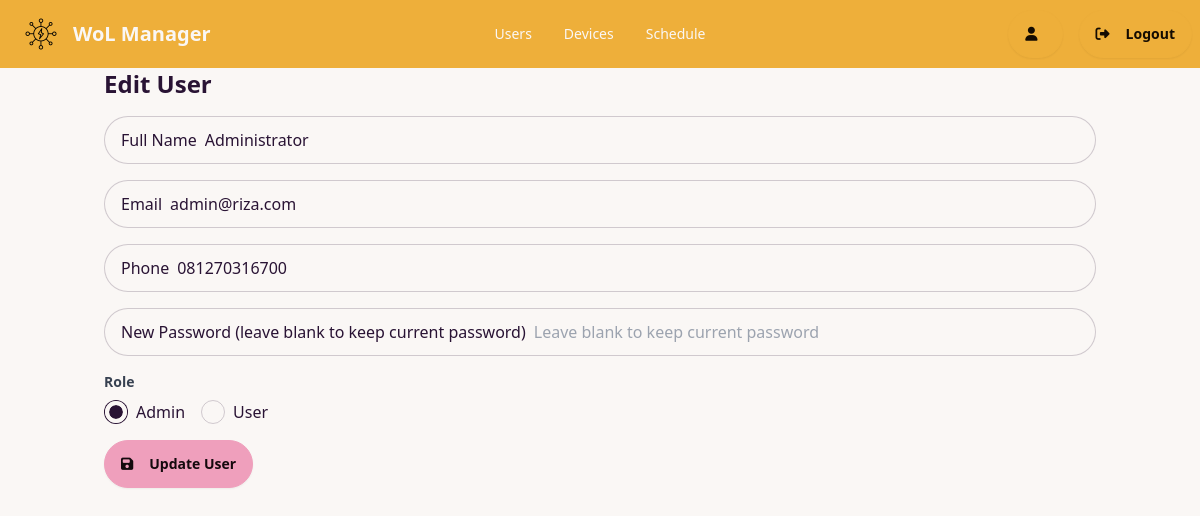
The app's page /users/edit/4 (signed in) with its own data.
### tables this page shows
CREATE TABLE users (
                            id INTEGER PRIMARY KEY AUTOINCREMENT,
                            username TEXT UNIQUE NOT NULL,
                            full_name TEXT,
                            email TEXT,
                            phone TEXT,
                            password TEXT,
                            role TEXT NOT NULL, last_login TIMESTAMP);

### main.py (the view, shortened to what this page needs)
@app.route('/users/edit/<int:user_id>', methods=['GET', 'POST'])
def edit_user(user_id):
    if 'user' not in session or session.get('role') != 'admin':
        return redirect(url_for('dashboard'))
    with get_db_connection() as conn:
        user = conn.execute("SELECT * FROM users WHERE id = ?", (user_id,)).fetchone()
        if not user:
            flash('User not found!', 'danger')
            return redirect(url_for('users'))
    return render_template('edit_user.html', user=user)

### main.py (called while the page is built)
def get_db_connection():
    conn = sqlite3.connect('database.db')
    conn.row_factory = sqlite3.Row
    return conn

### templates/edit_user.html (shortened to what this page needs)
{% extends 'base.html' %}
{% block content %}
<h1 class="text-2xl font-bold mb-4">Edit User</h1>
<form action="{{ url_for('edit_user', user_id=user['id']) }}" method="POST">
    <div class="mb-4">
        <label class="input input-bordered flex items-center gap-2">
            Full Name
            <input type="text" name="full_name" class="grow" value="{{ user['full_name'] }}" required>
        </label>
    </div>
    <div class="mb-4">
        <label class="input input-bordered flex items-center gap-2">
            Email
            <input type="email" name="email" class="grow" value="{{ user['email'] }}" required>
        </label>
    </div>
    <div class="mb-4">
        <label class="input input-bordered flex items-center gap-2">
            Phone
            <input type="text" name="phone" class="grow" value="{{ user['phone'] }}" required>
        </label>
    </div>
    <div class="mb-4">
        <label class="input input-bordered flex items-center gap-2">
            New Password (leave blank to keep current password)
            <input type="password" name="password" class="grow" placeholder="Leave blank to keep current password">
        </label>
    </div>
    <div class="mb-4">
        <label class="block text-gray-700 text-sm font-bold mb-2">Role</label>
        <div class="flex items-center gap-4">
            <label class="flex items-center gap-2">
                <input type="radio" name="role" value="admin" class="radio" {% if user['role'] == 'admin' %}checked{% endif %}>
                Admin
            </label>
            <label class="flex items-center gap-2">
                <input type="radio" name="role" value="user" class="radio" {% if user['role'] == 'user' %}checked{% endif %}>
                User
            </label>
        </div>
    </div>
    <div class="flex items-center justify-between">
        <button type="submit" class="btn btn-secondary">
            <i class="fas fa-floppy-disk mr-2"></i>
            Update User
        </button>
    </div>
</form>
{% endblock %}

### records on screen
users: full_name "Administrator", email "admin@riza.com", phone "081270316700", role "☑ Admin", role "☐ User"
